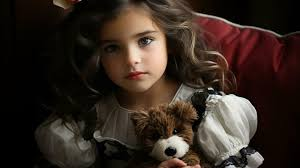
#> input picture images/images.jpeg, 300 x 168 px, given in place of img.png, which was not available
$ python Zero_padding.py
#> lines starting #> are read from the running program, lines starting #| are printed output that depends on the picture; pictures that were not available may be replaced by others from this repository, and a replacement may not be noted
import matplotlib.pyplot as plt
import cv2
import numpy as np

def resize_gray_img(img, new_height, new_width):
    old_height, old_width = img.shape
    resized_img = np.zeros((new_height, new_width), dtype=img.dtype)

# These compute the scaling ratios for height and width.
# This tells the function how much to scale the pixel positions.
# 📌 Example:
# If old height is 10 and new height is 5 → each new pixel should represent 2 rows in the original image.

    row_ratio = old_height / new_height
    col_ratio = old_width / new_width

    for i in range(new_height):
        for j in range(new_width):
            old_i = int(i * row_ratio)
            old_j = int(j * col_ratio)
            resized_img[i, j] = img[old_i, old_j]

    return resized_img

def zero_padding(image, pad):
    h, w = image.shape
    padded_img = np.zeros((h + 2*pad, w + 2*pad), dtype=image.dtype)

    for i in range(h):
        for j in range(w):
            padded_img[i + pad][j + pad] = image[i][j]

    return padded_img

def main():
    img_path = '/Users/akhi/Desktop/DIP/images/img.png'
    img_path1 = '/Users/akhi/Desktop/DIP/images/FLOWER.jpeg'

    # Load and convert to grayscale
    img = cv2.imread(img_path)
#> img is the input picture: shape (168, 300, 3); mean B, G, R 32.4, 40.3, 52.8
    img1 = cv2.imread(img_path1)
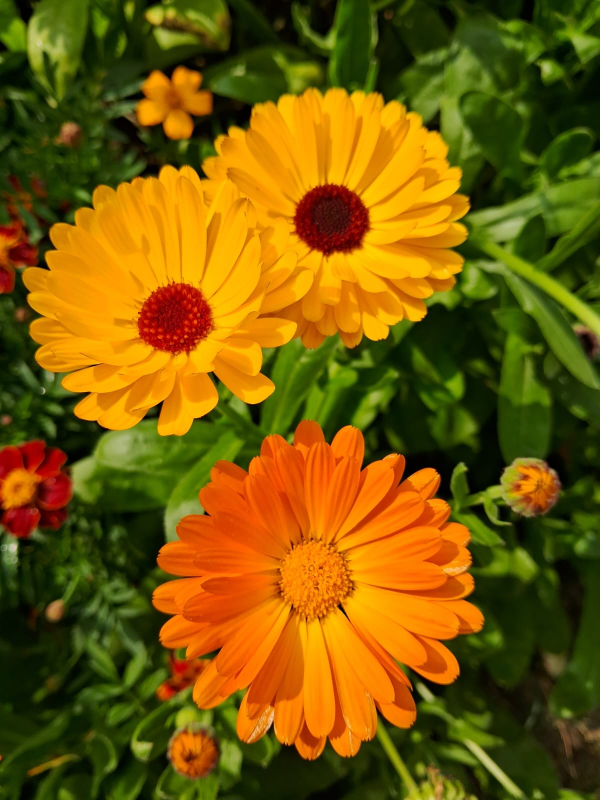
#> input picture images/FLOWER.jpeg, 1200 x 1600 px, found by its file name (shown at 1/2 size)
#> img1 is the input picture: shape (1600, 1200, 3); mean B, G, R 6.2, 89.5, 119.4
    print(img.shape)
#| (168, 300, 3)

    img_gray0 = cv2.cvtColor(img, cv2.COLOR_BGR2GRAY)
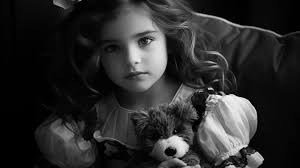
#> img_gray0: shape (168, 300); min 0, max 254, mean 43.2
    img_gray1 = cv2.cvtColor(img1, cv2.COLOR_BGR2GRAY)
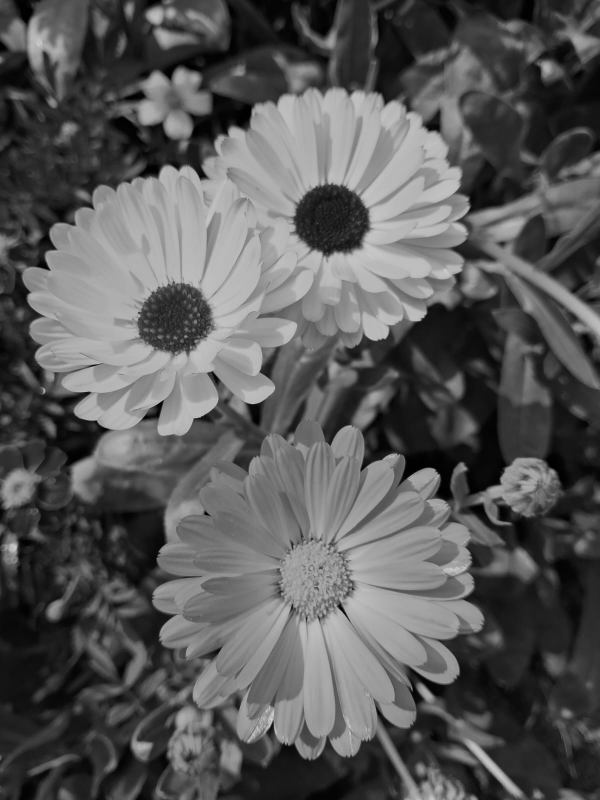
#> img_gray1: shape (1600, 1200) (shown at 1/2 size); min 0, max 217, mean 88.9

    print("Image 1 shape before resize:", img_gray0.shape)
#| Image 1 shape before resize: (168, 300)
    print("Image 2 shape before resize:", img_gray1.shape)
#| Image 2 shape before resize: (1600, 1200)

    # Resize manually
    resized_gray0 = resize_gray_img(img_gray0, 1300, 1700)
#> after the loop in resize_gray_img, `for i in range(new_height):`:
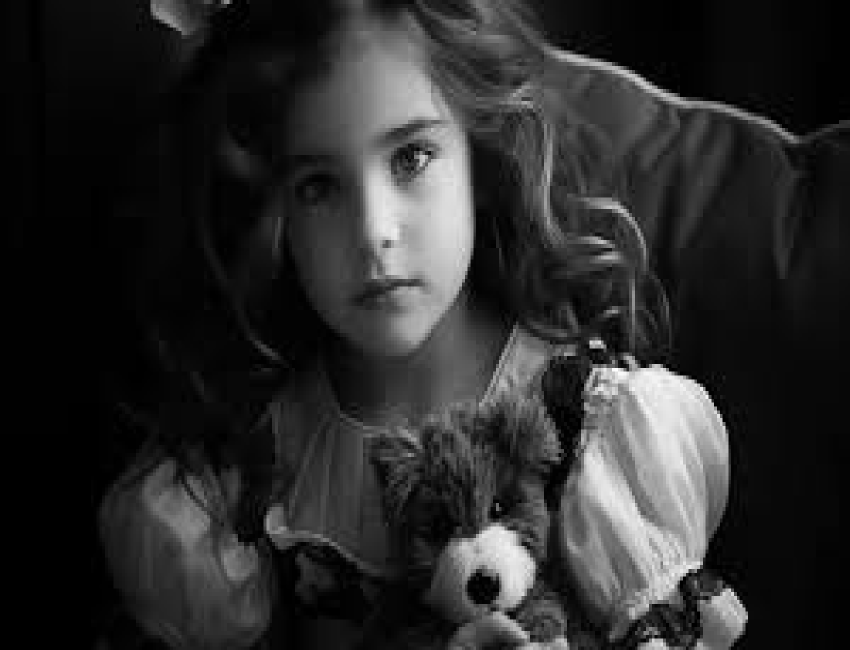
#> resized_img: shape (1300, 1700) (shown at 1/2 size); min 0, max 254, mean 43.2
    resized_gray1 = resize_gray_img(img_gray1, 1300, 1700)
#> call 2 of resize_gray_img, with new_height = 1300, new_width = 1700
#> after the loop in resize_gray_img (call 2), `for i in range(new_height):`:
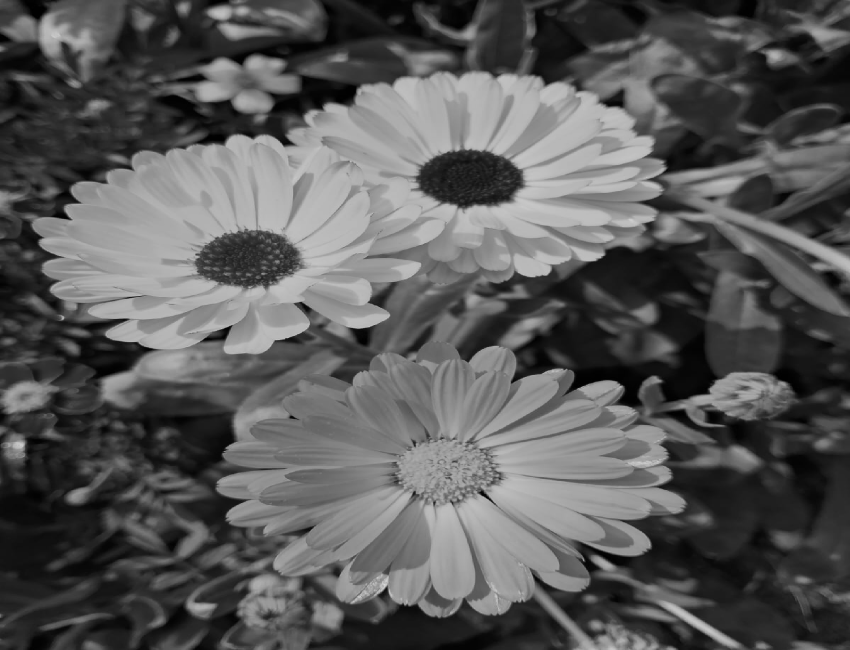
#> resized_img: shape (1300, 1700) (shown at 1/2 size); min 0, max 217, mean 88.9

    # Zero padding
    padded_img0 = zero_padding(resized_gray0, pad=100)
#> after the loop in zero_padding, `for i in range(h):`:
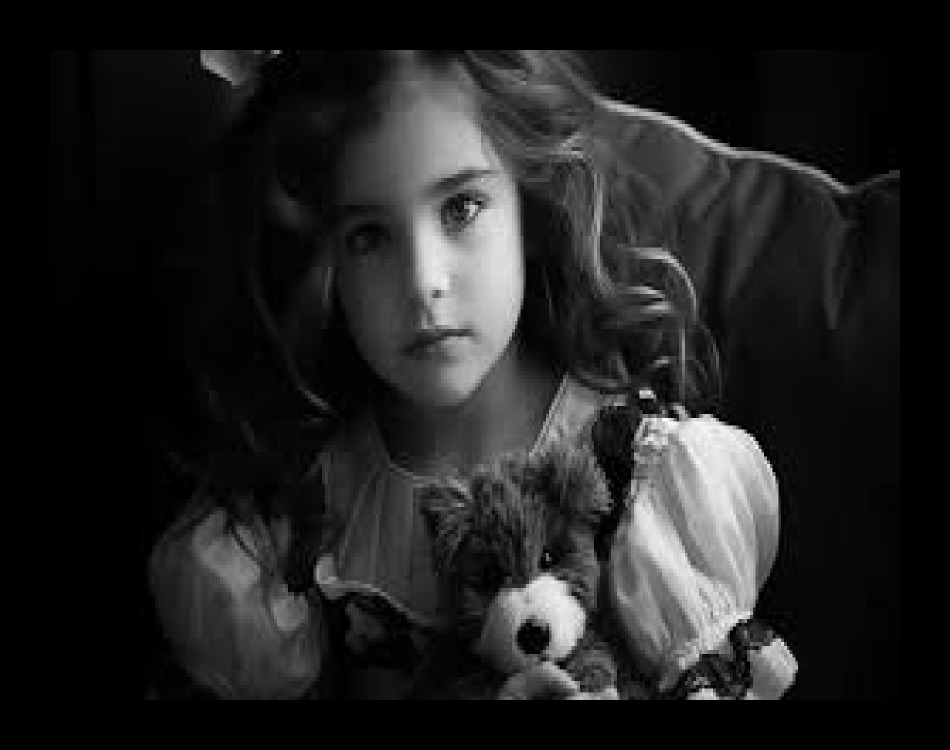
#> padded_img: shape (1500, 1900) (shown at 1/2 size); min 0, max 254, mean 33.5
    padded_img1 = zero_padding(resized_gray1, pad=100)
#> call 2 of zero_padding, with pad = 100
#> after the loop in zero_padding (call 2), `for i in range(h):`:
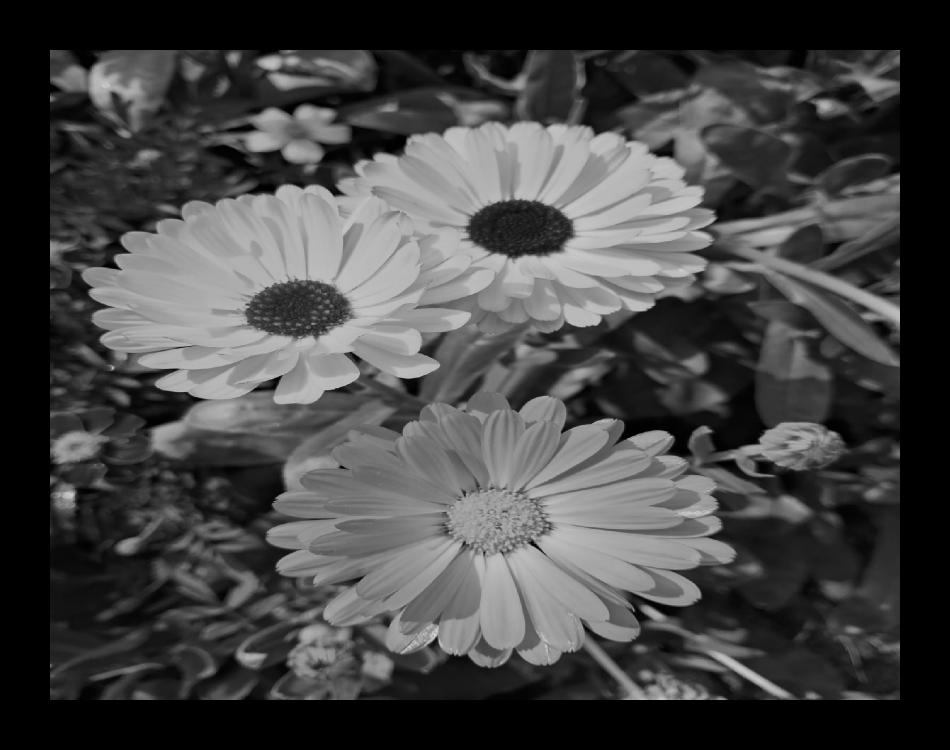
#> padded_img: shape (1500, 1900) (shown at 1/2 size); min 0, max 217, mean 68.9

    print("Image 1 shape after resize:", resized_gray0.shape)
#| Image 1 shape after resize: (1300, 1700)
    print("Image 2 shape after resize:", resized_gray1.shape)
#| Image 2 shape after resize: (1300, 1700)

    # Plotting
    plt.figure(figsize=(8, 8))

    plt.subplot(3, 2, 1)
    plt.title("Original Image 1")
    plt.imshow(img_gray0, cmap='gray')

    plt.subplot(3, 2, 2)
    plt.title("Original Image 2")
    plt.imshow(img_gray1, cmap='gray')

    plt.subplot(3, 2, 3)
    plt.title("Resized Image 1")
    plt.imshow(resized_gray0, cmap='gray')

    plt.subplot(3, 2, 4)
    plt.title("Resized Image 2")
    plt.imshow(resized_gray1, cmap='gray')

    plt.subplot(3, 2, 5)
    plt.title("Padded Image 1")
    plt.imshow(padded_img0, cmap='gray')

    plt.subplot(3, 2, 6)
    plt.title("Padded Image 2")
    plt.imshow(padded_img1, cmap='gray')

    plt.tight_layout()
    plt.show()

if __name__ == '__main__':
    main()
